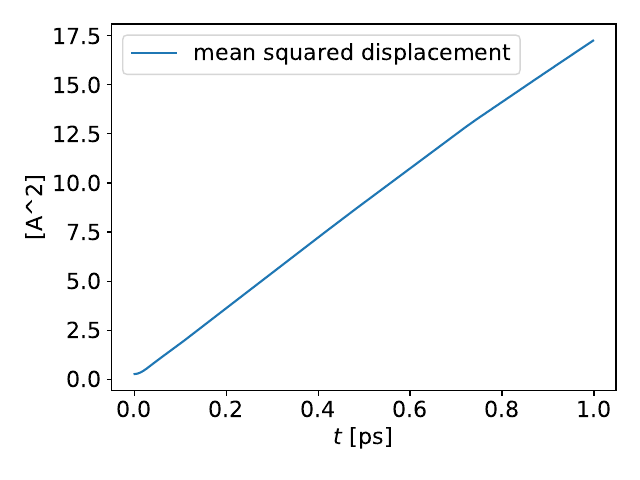

Python code for this plot:
import numpy as np
import matplotlib as mpl
from matplotlib import pyplot as plt
import struct

### for plotting nice plots ###
width = 6
height = width / 1.5
fsize = 16
font = {'size': fsize}
mpl.rc('font', **font)
mpl.rc('xtick', labelsize=fsize)
mpl.rc('ytick', labelsize=fsize)
mpl.rc('text', usetex=False)

### read binary files generated by C ###
mean_squared_displacements = np.fromfile('mean_squared_displacements_task5.bin')
parameters = np.fromfile('parameters_task5.bin')

### extract parameters ###
dt = parameters[0]
nbr_timesteps = int(parameters[1])
t = np.array([i * dt for i in range(nbr_timesteps)])

### plot mean_squared_displacements(t) ###
fig, ax = plt.subplots()
ax.plot(t[1:-1], mean_squared_displacements[1:-1], label=r'mean squared displacement')
ax.set_xlabel(r'$t$ [ps]')
ax.set_ylabel(r'[A^2]')

### legend & save file ###
plt.legend()
plt.tight_layout()
filename = f'plot_task5.pdf'
plt.savefig(filename)
plt.show()